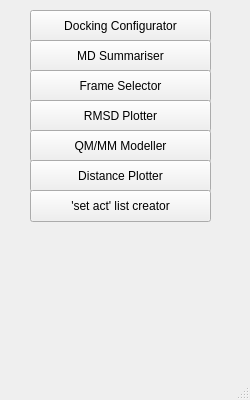
<?xml version="1.0" encoding="UTF-8"?>
<ui version="4.0">
 <class>MainWindow</class>
 <widget class="QMainWindow" name="MainWindow">
  <property name="geometry">
   <rect>
    <x>0</x>
    <y>0</y>
    <width>250</width>
    <height>400</height>
   </rect>
  </property>
  <property name="windowTitle">
   <string>Menu - pyLOXr</string>
  </property>
  <widget class="QWidget" name="centralwidget">
   <widget class="QPushButton" name="pushButton">
    <property name="geometry">
     <rect>
      <x>30</x>
      <y>10</y>
      <width>181</width>
      <height>32</height>
     </rect>
    </property>
    <property name="text">
     <string>Docking Configurator</string>
    </property>
   </widget>
   <widget class="QPushButton" name="pushButton_2">
    <property name="geometry">
     <rect>
      <x>30</x>
      <y>40</y>
      <width>181</width>
      <height>32</height>
     </rect>
    </property>
    <property name="text">
     <string>MD Summariser</string>
    </property>
   </widget>
   <widget class="QPushButton" name="pushButton_5">
    <property name="geometry">
     <rect>
      <x>30</x>
      <y>70</y>
      <width>181</width>
      <height>32</height>
     </rect>
    </property>
    <property name="text">
     <string>Frame Selector</string>
    </property>
   </widget>
   <widget class="QPushButton" name="pushButton_4">
    <property name="geometry">
     <rect>
      <x>30</x>
      <y>100</y>
      <width>181</width>
      <height>32</height>
     </rect>
    </property>
    <property name="text">
     <string>RMSD Plotter</string>
    </property>
   </widget>
   <widget class="QPushButton" name="pushButton_6">
    <property name="geometry">
     <rect>
      <x>30</x>
      <y>130</y>
      <width>181</width>
      <height>32</height>
     </rect>
    </property>
    <property name="text">
     <string>QM/MM Modeller</string>
    </property>
   </widget>
   <widget class="QPushButton" name="pushButton_3">
    <property name="geometry">
     <rect>
      <x>30</x>
      <y>160</y>
      <width>181</width>
      <height>32</height>
     </rect>
    </property>
    <property name="text">
     <string>Distance Plotter</string>
    </property>
   </widget>
   <widget class="QPushButton" name="pushButton_7">
    <property name="geometry">
     <rect>
      <x>30</x>
      <y>190</y>
      <width>181</width>
      <height>32</height>
     </rect>
    </property>
    <property name="text">
     <string>'set act' list creator</string>
    </property>
   </widget>
  </widget>
  <widget class="QMenuBar" name="menubar">
   <property name="geometry">
    <rect>
     <x>0</x>
     <y>0</y>
     <width>250</width>
     <height>22</height>
    </rect>
   </property>
  </widget>
  <widget class="QStatusBar" name="statusbar"/>
 </widget>
 <resources/>
 <connections/>
</ui>
